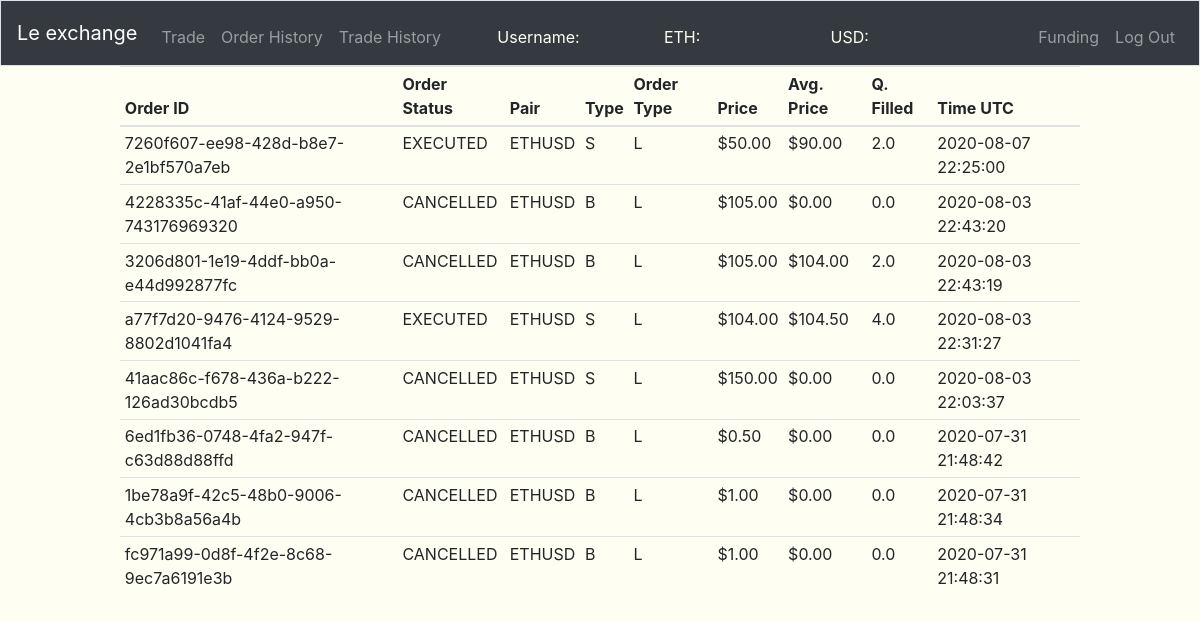
The app's page /order-history (signed in) with its own data.
### tables this page shows
CREATE TABLE "order_history" (
	"order_id"	VARCHAR(255) NOT NULL,
	"user_id"	INTEGER NOT NULL,
	"pair"	VARCHAR(255) NOT NULL,
	"type"	CHAR(1) NOT NULL,
	"ordertype"	CHAR(1) NOT NULL,
	"price"	REAL NOT NULL,
	"avg_price"	REAL NOT NULL,
	"quantity_filled"	REAL NOT NULL,
	"time"	INTEGER NOT NULL,
	"status"	TEXT NOT NULL,
	PRIMARY KEY("order_id")
);

### views.py (the view)
@app.route('/order-history', methods=["GET"])
@login_required
def order_history():
    order_history = db.execute(
        "SELECT * FROM order_history WHERE user_id = :id ORDER BY time DESC", id=session["user_id"])
    return render_template("history.html", order_history=order_history)

### app.py (called while the page is built)
@app.after_request
def after_request(response):
    response.headers["Cache-Control"] = "no-cache, no-store, must-revalidate"
    response.headers["Expires"] = 0
    response.headers["Pragma"] = "no-cache"
    return response

### helper.py (called while the page is built)
def login_required(f):
    @wraps(f)
    def decorated_function(*args, **kwargs):
        if session.get("user_id") is None:
            return redirect("/login"), 403
        return f(*args, **kwargs)
    return decorated_function

def usd(value):
    return f"${value:,.2f}"

def timeformater(time):
    return datetime.datetime.utcfromtimestamp(time)

### templates/history.html (shortened to what this page needs)
{% extends "layout.html" %}
{% block main %}
<table class="table table-hover table-sm" style="width: 80%; margin-left: auto; margin-right: auto;">
  <thead s>
    <tr>
      <th scope="col">Order ID</th>
      <th scope="col">Order Status</th>
      <th scope="col">Pair</th>
      <th scope="col">Type</th>
      <th scope="col">Order Type</th>
      <th scope="col">Price</th>
      <th scope="col">Avg. Price</th>
      <th scope="col">Q. Filled</th>
      <th scope="col">Time UTC</th>
    </tr>
  </thead>
  <tbody>
    {% for i in order_history %}
      <tr>
        <td>{{i.order_id}}</td>
        <td>{{i.status}}</td>
        <td>{{i.pair}}</td>
        <td>{{i.type}}</td>
        <td>{{i.ordertype}}</td>
        <td>{{i.price|usd}}</td>
        <td>{{i.avg_price|usd}}</td>
        <td>{{i.quantity_filled}}</td>
        <td>{{i.time|timeformater}}</td>
      </tr>
    {% endfor %}
  </tbody>
</table>
{% endblock %}

### records on screen
order_history: order_id "7260f607-ee98-428d-b8e7-2e1bf570a7eb", status "EXECUTED", pair "ETHUSD", type "S", ordertype "L", price "$50.00", avg_price "$90.00", quantity_filled "2.0", time "2020-08-07 22:25:00"
order_history: order_id "4228335c-41af-44e0-a950-743176969320", status "CANCELLED", pair "ETHUSD", type "B", ordertype "L", price "$105.00", avg_price "$0.00", quantity_filled "0.0", time "2020-08-03 22:43:20"
order_history: order_id "3206d801-1e19-4ddf-bb0a-e44d992877fc", status "CANCELLED", pair "ETHUSD", type "B", ordertype "L", price "$105.00", avg_price "$104.00", quantity_filled "2.0", time "2020-08-03 22:43:19"
order_history: order_id "a77f7d20-9476-4124-9529-8802d1041fa4", status "EXECUTED", pair "ETHUSD", type "S", ordertype "L", price "$104.00", avg_price "$104.50", quantity_filled "4.0", time "2020-08-03 22:31:27"
order_history: order_id "41aac86c-f678-436a-b222-126ad30bcdb5", status "CANCELLED", pair "ETHUSD", type "S", ordertype "L", price "$150.00", avg_price "$0.00", quantity_filled "0.0", time "2020-08-03 22:03:37"
order_history: order_id "6ed1fb36-0748-4fa2-947f-c63d88d88ffd", status "CANCELLED", pair "ETHUSD", type "B", ordertype "L", price "$0.50", avg_price "$0.00", quantity_filled "0.0", time "2020-07-31 21:48:42"
order_history: order_id "1be78a9f-42c5-48b0-9006-4cb3b8a56a4b", status "CANCELLED", pair "ETHUSD", type "B", ordertype "L", price "$1.00", avg_price "$0.00", quantity_filled "0.0", time "2020-07-31 21:48:34"
order_history: order_id "fc971a99-0d8f-4f2e-8c68-9ec7a6191e3b", status "CANCELLED", pair "ETHUSD", type "B", ordertype "L", price "$1.00", avg_price "$0.00", quantity_filled "0.0", time "2020-07-31 21:48:31"
